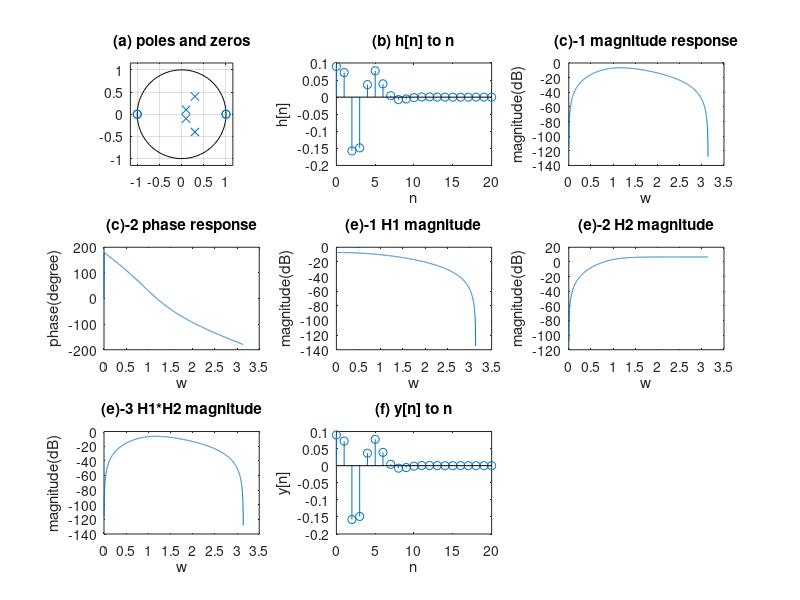

Reproduce this figure in MATLAB.
%% 
% plotting poles and zeros

clear
a = [1 -0.8 0.39 -0.062 0.005];
b = [0.09 0 -0.18 0 0.09];
subplot(3,3,1)
zplane(b,a)
title("(a) poles and zeros")
%% 

% real h[n]


n = 0:1:20;
[r,p,k] = residuez(b,a);
j = 2*abs(r(1))*(abs(p(1)).^n).*cos(angle(r(1))+n*angle(p(1)));
l = 2*abs(r(3))*(abs(p(3)).^n).*cos(angle(r(3))+n*angle(p(3)));

H = j+l;
H(1)=H(1)+18;
subplot(3,3,2)
stem(n,H)
title("(b) h[n] to n")
xlabel("n")
ylabel("h[n]")
%% 
% magnitude and phase respond

[h1,w] = freqz(b,a,2001);
subplot(3,3,3)
plot(w,20*log10(abs(h1)))
title("(c)-1 magnitude response")
xlabel("w")
ylabel("magnitude(dB)")

subplot(3,3,4)
plot(w,angle(h1)*180/pi)
title("(c)-2 phase response")
xlabel("w")
ylabel("phase(degree)")
%% 
% zp2sos

z = [1,1,-1,-1];
sos = zp2sos(z,p,0.09);
%% 
% H1(z), H2(z)

[H1,w] = freqz(sos(1,1:3),sos(1,4:6),2001);
[H2,w] = freqz(sos(2,1:3),sos(2,4:6),2001);

subplot(3,3,5)
plot(w,20*log10(abs(H1)))
title("(e)-1 H1 magnitude")
xlabel("w")
ylabel("magnitude(dB)")

subplot(3,3,6)
plot(w,20*log10(abs(H2)))
title("(e)-2 H2 magnitude")
xlabel("w")
ylabel("magnitude(dB)")

subplot(3,3,7)
plot(w,20*log10(abs(H1))+20*log10(abs(H2)))
title("(e)-3 H1*H2 magnitude")
xlabel("w")
ylabel("magnitude(dB)")
%% 
% filter y[n]

x = zeros(1,21);
x(1) = 1;
y = filter(b,a,x,[],2);
subplot(3,3,8)
stem(n,y)
title("(f) y[n] to n")
xlabel("n")
ylabel("y[n]")